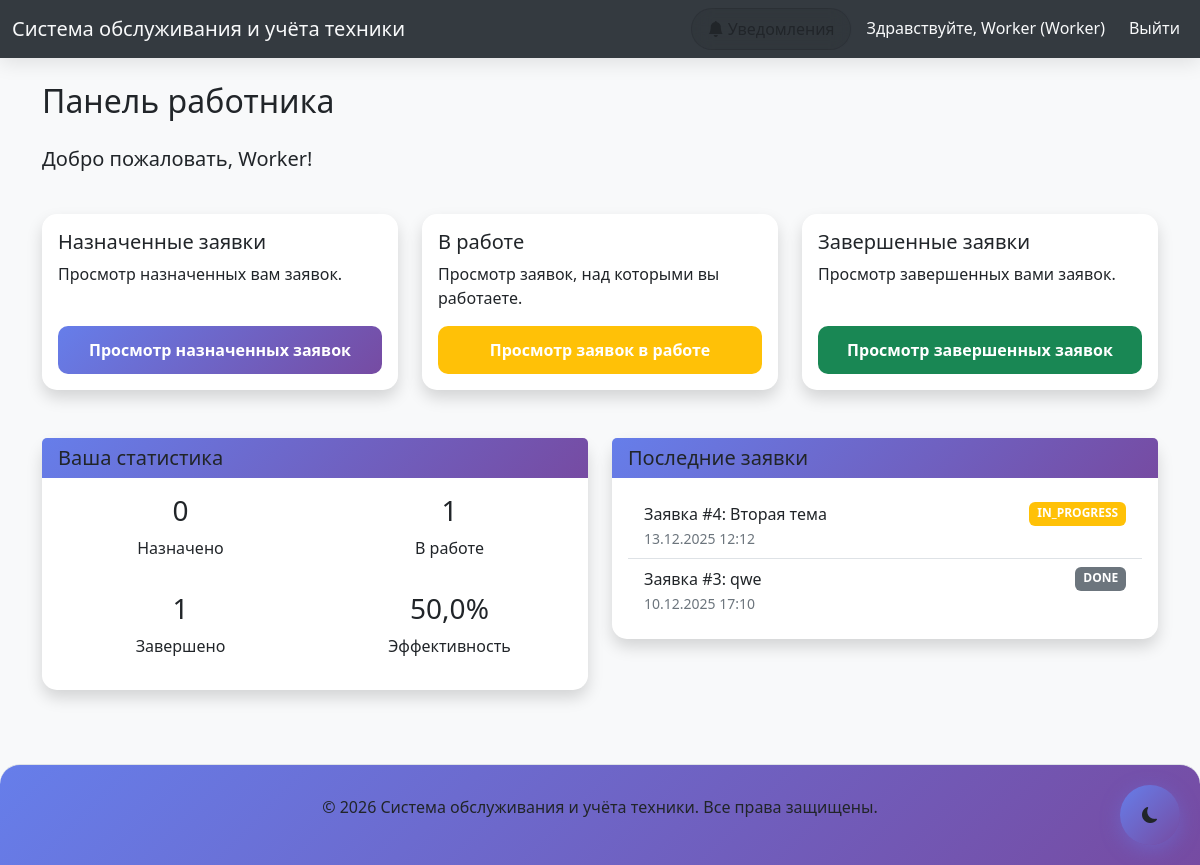
/tickets/worker/dashboard/ (signed in), run on the app's committed database.
### tickets/models.py (models this page shows, shortened)
class User(AbstractUser):
    full_name = models.CharField(max_length=100)
    contact = models.CharField(max_length=100)  # phone or email
    role = models.ForeignKey(Role, on_delete=models.CASCADE, null=True, blank=True)
    is_active = models.BooleanField(default=False)  # False до подтверждения email
    email_verified = models.BooleanField(default=False)  # Подтверждение email
    email_verification_code = models.CharField(max_length=6, blank=True, null=True)  # Код подтверждения
    email_verification_expires = models.DateTimeField(null=True, blank=True)  # Срок действия кода
    objects = UserManager()

class Role(models.Model):
    CLIENT = 'CLIENT'
    DISPATCHER = 'DISPATCHER'
    WORKER = 'WORKER'
    ADMIN = 'ADMIN'
    ROLE_CHOICES = [
        (CLIENT, 'Client'),
        (DISPATCHER, 'Dispatcher'),
        (WORKER, 'Worker'),
        (ADMIN, 'Admin'),
    ]
    name = models.CharField(max_length=20, choices=ROLE_CHOICES, unique=True)
    def __str__(self):
        return self.get_name_display()

class Ticket(models.Model):
    client = models.ForeignKey(User, on_delete=models.CASCADE, limit_choices_to={'role__name': 'CLIENT'}, related_name='client_tickets')
    equipment = models.ForeignKey(Equipment, on_delete=models.CASCADE)
    service_type = models.ForeignKey(ServiceType, on_delete=models.SET_NULL, null=True, blank=True)
    current_status = models.ForeignKey(TicketStatus, on_delete=models.CASCADE)
    dispatcher = models.ForeignKey(User, on_delete=models.SET_NULL, null=True, blank=True, limit_choices_to={'role__name': 'DISPATCHER'}, related_name='dispatcher_tickets')
    assignee = models.ForeignKey(User, on_delete=models.SET_NULL, null=True, blank=True, limit_choices_to={'role__name': 'WORKER'}, related_name='assignee_tickets')
    title = models.CharField(max_length=200)
    description = models.TextField()
    created_at = models.DateTimeField(auto_now_add=True)
    updated_at = models.DateTimeField(auto_now=True)
    completed_at = models.DateTimeField(null=True, blank=True)
    class Meta:
        verbose_name = "Ticket"
        verbose_name_plural = "Tickets"

class TicketStatus(models.Model):
    NEW = 'NEW'
    ASSIGNED = 'ASSIGNED'
    IN_PROGRESS = 'IN_PROGRESS'
    DONE = 'DONE'
    READY_FOR_PICKUP = 'READY_FOR_PICKUP'
    CANCELED = 'CANCELED'
    STATUS_CHOICES = [
        (NEW, 'Новая'),
        (ASSIGNED, 'Назначена'),
        (IN_PROGRESS, 'В работе'),
        (DONE, 'Выполнена'),
        (READY_FOR_PICKUP, 'Готова к выдаче'),
        (CANCELED, 'Отменена'),
    ]
    name = models.CharField(max_length=20, choices=STATUS_CHOICES, unique=True)
    class Meta:
        verbose_name = "Ticket Status"
        verbose_name_plural = "Ticket Statuses"

### tickets/views.py (the view)
# urls.py: path('worker/dashboard/', views.worker_dashboard, name='worker_dashboard'),
@login_required
def worker_dashboard(request):
    if not check_role(request.user, Role.WORKER):
        return HttpResponseForbidden("Доступ запрещен")
    assigned_tickets = Ticket.objects.filter(assignee=request.user, current_status__name=TicketStatus.ASSIGNED).count()
    in_progress_tickets = Ticket.objects.filter(assignee=request.user, current_status__name=TicketStatus.IN_PROGRESS).count()
    completed_tickets = Ticket.objects.filter(assignee=request.user, current_status__name=TicketStatus.DONE).count()
    total_tickets = assigned_tickets + in_progress_tickets + completed_tickets
    completion_rate = round((completed_tickets / total_tickets * 100) if total_tickets > 0 else 0, 1)
    recent_tickets = Ticket.objects.filter(assignee=request.user).order_by('-created_at')[:5]
    context = {
        'assigned_tickets': assigned_tickets,
        'in_progress_tickets': in_progress_tickets,
        'completed_tickets': completed_tickets,
        'total_tickets': total_tickets,
        'completion_rate': completion_rate,
        'recent_tickets': recent_tickets
    }
    return render(request, 'worker/dashboard.html', context)

### tickets/context_processors/notifications.py (called while the page is built)
def unread_notifications_count(request):
    if request.user.is_authenticated:
        unread_count = Notification.objects.filter(
            recipient=request.user,
            is_read=False
        ).count()
        return {'unread_count': unread_count}
    return {'unread_count': 0}

### tickets/views.py (called while the page is built)
def check_role(user, role_name):
    return user.role.name == role_name

### tickets/templates/worker/dashboard.html (shortened to what this page needs)
{% extends 'base/base.html' %}
{% block content %}
<div class="row">
    <div class="col-md-12">
        <h2 class="mb-4">Панель работника</h2>
        <p class="lead">Добро пожаловать, {{ user.full_name }}!</p>
    </div>
</div>
<div class="row mt-4">
    <div class="col-md-4 mb-4">
        <div class="card h-100 shadow">
            <div class="card-body d-flex flex-column">
                <h5 class="card-title">Назначенные заявки</h5>
                <p class="card-text flex-grow-1">Просмотр назначенных вам заявок.</p>
                <a href="{% url 'tickets:assigned_tickets' %}" class="btn btn-primary mt-auto">Просмотр назначенных заявок</a>
            </div>
        </div>
    </div>
    <div class="col-md-4 mb-4">
        <div class="card h-100 shadow">
            <div class="card-body d-flex flex-column">
                <h5 class="card-title">В работе</h5>
                <p class="card-text flex-grow-1">Просмотр заявок, над которыми вы работаете.</p>
                <a href="{% url 'tickets:in_progress_tickets' %}" class="btn btn-warning mt-auto">Просмотр заявок в работе</a>
            </div>
        </div>
    </div>
    <div class="col-md-4 mb-4">
        <div class="card h-100 shadow">
            <div class="card-body d-flex flex-column">
                <h5 class="card-title">Завершенные заявки</h5>
                <p class="card-text flex-grow-1">Просмотр завершенных вами заявок.</p>
                <a href="{% url 'tickets:completed_tickets' %}" class="btn btn-success mt-auto">Просмотр завершенных заявок</a>
            </div>
        </div>
    </div>
</div>
<div class="row mt-4">
    <div class="col-md-6 mb-4">
        <div class="card shadow">
            <div class="card-header">
                <h5 class="mb-0">Ваша статистика</h5>
            </div>
            <div class="card-body">
                <div class="row">
                    <div class="col-md-6">
                        <div class="text-center">
                            <h3>{{ assigned_tickets }}</h3>
                            <p>Назначено</p>
                        </div>
                    </div>
                    <div class="col-md-6">
                        <div class="text-center">
                            <h3>{{ in_progress_tickets }}</h3>
                            <p>В работе</p>
                        </div>
                    </div>
                </div>
                <div class="row mt-3">
                    <div class="col-md-6">
                        <div class="text-center">
                            <h3>{{ completed_tickets }}</h3>
                            <p>Завершено</p>
                        </div>
                    </div>
                    <div class="col-md-6">
                        <div class="text-center">
                            <h3>{{ completion_rate }}%</h3>
                            <p>Эффективность</p>
                        </div>
                    </div>
                </div>
            </div>
        </div>
    </div>
    <div class="col-md-6 mb-4">
        <div class="card shadow">
            <div class="card-header">
                <h5 class="mb-0">Последние заявки</h5>
            </div>
            <div class="card-body">
                <ul class="list-group list-group-flush">
                    {% for ticket in recent_tickets %}
                    <li class="list-group-item">
                        <div class="d-flex justify-content-between">
                            <span>Заявка #{{ ticket.id }}: {{ ticket.title }}</span>
                            <span class="badge bg-{% if ticket.current_status.name == 'ASSIGNED' %}primary{% elif ticket.current_status.name == 'IN_PROGRESS' %}warning{% elif ticket.current_status.name == 'COMPLETED' %}success{% else %}secondary{% endif %}">
                                {{ ticket.current_status.name }}
                            </span>
                        </div>
                        <small class="text-muted">{{ ticket.created_at|date:"d.m.Y H:i" }}</small>
                    </li>
                    {% empty %}
                    <li class="list-group-item">
                        <div class="text-center">Нет заявок</div>
                    </li>
                    {% endfor %}
                </ul>
            </div>
        </div>
    </div>
</div>
{% endblock %}

### tickets/templates/base/base.html (shortened to what this page needs)
<!DOCTYPE html>
<html lang="ru">
<head>
    <link href="https://cdn.jsdelivr.net/npm/bootstrap@5.3.0/dist/css/bootstrap.min.css" rel="stylesheet">
    <link rel="stylesheet" href="https://cdn.jsdelivr.net/npm/bootstrap-icons@1.10.0/font/bootstrap-icons.css">
</head>
<body>
    <nav class="navbar navbar-expand-lg navbar-dark bg-dark">
        <div class="container-fluid">
            <a class="navbar-brand" href="{% url 'home' %}">Система обслуживания и учёта техники</a>
            <div class="collapse navbar-collapse" id="navbarSupportedContent">
                <div class="navbar-nav ms-auto">
                    {% if user.is_authenticated %}
                        <div class="notification-container">
                            <a class="nav-link notification-link" href="{% url 'tickets:notifications' %}">
                                <i class="bi bi-bell-fill me-1"></i>
                                <span>Уведомления</span>
                            </a>
                        </div>
                        <span class="navbar-text me-3">Здравствуйте, {{ user.username }} ({{ user.role }})</span>
                        <a class="nav-link" href="{% url 'tickets:logout' %}">Выйти</a>
                    {% else %}
                        <a class="nav-link" href="{% url 'tickets:login' %}">Войти</a>
                        <a class="nav-link" href="{% url 'tickets:register' %}">Регистрация</a>
                    {% endif %}
                </div>
            </div>
        </div>
    </nav>
    <div class="main-content">
        <div class="container mt-4">
            {% block content %}
            {% endblock %}
        </div>
    </div>
    <footer>
        <div class="container">
            <p class="text-center">&copy; 2026 Система обслуживания и учёта техники. Все права защищены.</p>
        </div>
    </footer>
    <div class="theme-toggle" id="themeToggle">
        <i class="bi bi-moon-fill" id="themeIcon"></i>
    </div>
</body>
</html>

### data on the page
User: username "Worker", role "Worker", full_name "Worker"
Ticket: id "4", title "Вторая тема", current_status.name "IN_PROGRESS", created_at "13.12.2025 12:12"
Ticket: id "3", title "qwe", current_status.name "DONE", created_at "10.12.2025 17:10"

### other printed values
{{ assigned_tickets }} "0"
{{ in_progress_tickets }} "1"
{{ completed_tickets }} "1"
{{ completion_rate }} "50,0"
